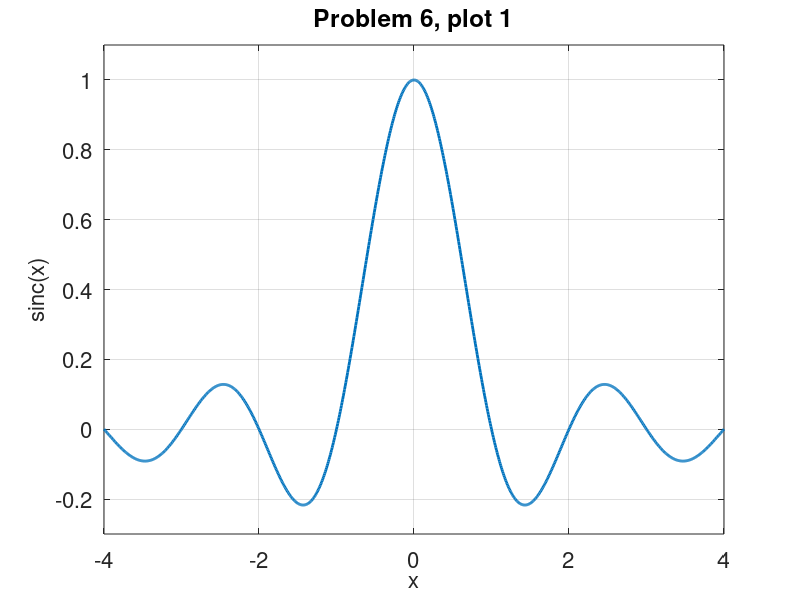
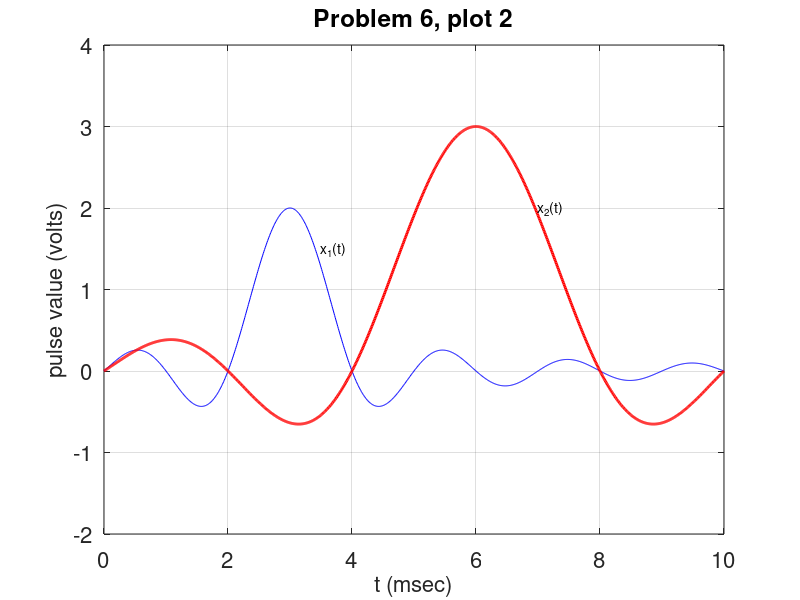

The MATLAB source for these figures, in order:
clear variables; % clears existing variables
x = linspace(-4,4,1001); % creates matrix for x
t = linspace(0,10,1001); % creates matrix for t
Fig1 = figure('Position', [200, 75, 850, 600]); % set figure size and location
plot(x, sinc(x), 'linewidth', 2.0) % plots sinc
grid on; % add grid
set(gca, 'fontsize', 16); % increase font size
axis([-4 4 -0.3 1.1]) % manually set ranges for x and y axis
xlabel('x', 'fontsize', 16); % x label
ylabel('sinc(x)', 'fontsize', 16); % y label
title('Problem 6, plot 1'); % title

Fig2 = figure('Position', [200, 75, 850, 600]); % set figure size and location
plot(t, 2.*sinc(10^3.*(t.*10^-3-3.*10^-3)), 'b', t, 3.*sinc(1./2.*10^3.*(t.*10^-3-6.*10^-3)), 'r', 'linewidth', 2.0); % plots functions
grid on; % add grid
set(gca, 'fontsize', 16); % increase font size
axis([0 10 -2 4]); % manually set ranges for x and y axis
text(3.5,1.5,'x_{1}(t)'); % adds notation for x1(t)
text(7,2,'x_{2}(t)'); % adds notation for x2(t)
xlabel('t (msec)', 'fontsize', 16); % x label
ylabel('pulse value (volts)', 'fontsize', 16); % y label
title('Problem 6, plot 2'); % title